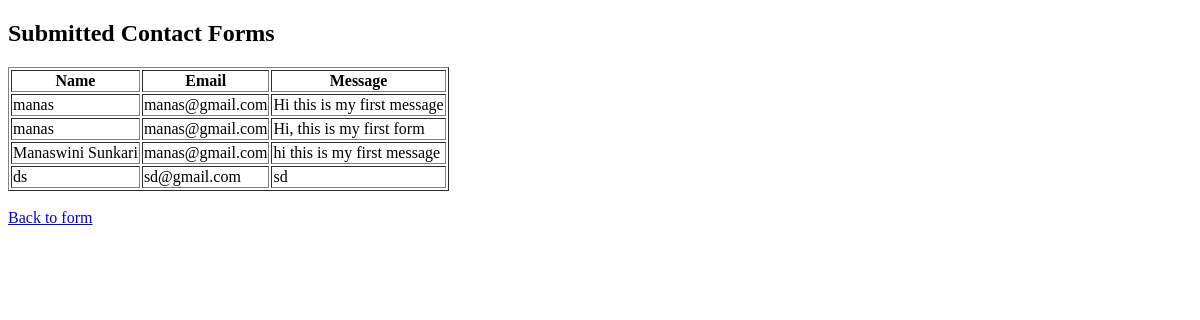
Before: /submissions with the older database file.
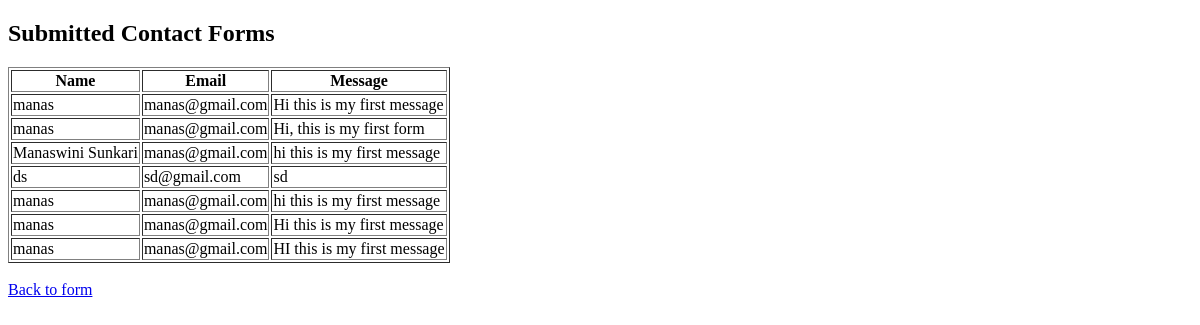
After: the same page with the newer database file.
### tables this page shows
CREATE TABLE submissions (
                            id INTEGER PRIMARY KEY AUTOINCREMENT,
                            name TEXT NOT NULL,
                            email TEXT NOT NULL,
                            message TEXT NOT NULL);

### app.py (the view)
@app.route('/submissions')
def submissions():
    with sqlite3.connect(DB_FILE) as conn:
        cursor = conn.cursor()
        cursor.execute("SELECT name, email, message FROM submissions")
        records = cursor.fetchall()
    return render_template('submissions.html', records=records)

### templates/submissions.html (shortened to what this page needs)
<!DOCTYPE html>
<html lang="en">
<head>
</head>
<body>
    <h2>Submitted Contact Forms</h2>
    <table border="1">
        <tr>
            <th>Name</th>
            <th>Email</th>
            <th>Message</th>
        </tr>
        {% for name, email, message in records %}
        <tr>
            <td>{{ name }}</td>
            <td>{{ email }}</td>
            <td>{{ message }}</td>
        </tr>
        {% endfor %}
    </table>
    <br>
    <a href="/">Back to form</a>
</body>
</html>

Changed rows visible on the page:
added submissions: name "manas", email "manas@gmail.com", message "hi this is my first message"
added submissions: name "manas", email "manas@gmail.com", message "Hi this is my first message"
added submissions: name "manas", email "manas@gmail.com", message "HI this is my first message"
